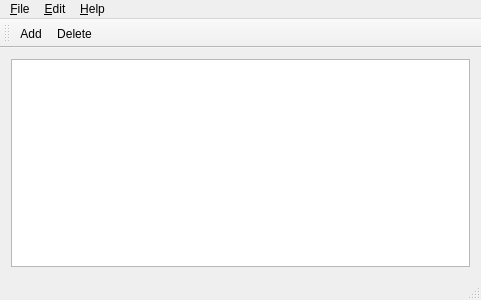
<?xml version="1.0" encoding="UTF-8"?>
<ui version="4.0">
 <class>SimpleDataEntryWindow</class>
 <widget class="QMainWindow" name="SimpleDataEntryWindow">
  <property name="geometry">
   <rect>
    <x>0</x>
    <y>0</y>
    <width>481</width>
    <height>300</height>
   </rect>
  </property>
  <property name="windowTitle">
   <string>SimpleDataEntryWindow</string>
  </property>
  <widget class="QWidget" name="centralWidget">
   <layout class="QGridLayout" name="gridLayout">
    <item row="0" column="0">
     <widget class="QTableWidget" name="tableWidget"/>
    </item>
   </layout>
  </widget>
  <widget class="QMenuBar" name="menuBar">
   <property name="geometry">
    <rect>
     <x>0</x>
     <y>0</y>
     <width>481</width>
     <height>21</height>
    </rect>
   </property>
   <widget class="QMenu" name="menu_File">
    <property name="title">
     <string>&amp;File</string>
    </property>
    <addaction name="action_New"/>
    <addaction name="separator"/>
    <addaction name="action_Quit"/>
   </widget>
   <widget class="QMenu" name="menuEdit">
    <property name="title">
     <string>&amp;Edit</string>
    </property>
    <addaction name="action_Add"/>
    <addaction name="action_Delete"/>
   </widget>
   <widget class="QMenu" name="menu_Help">
    <property name="title">
     <string>&amp;Help</string>
    </property>
    <addaction name="action_About"/>
   </widget>
   <addaction name="menu_File"/>
   <addaction name="menuEdit"/>
   <addaction name="menu_Help"/>
  </widget>
  <widget class="QToolBar" name="mainToolBar">
   <attribute name="toolBarArea">
    <enum>TopToolBarArea</enum>
   </attribute>
   <attribute name="toolBarBreak">
    <bool>false</bool>
   </attribute>
   <addaction name="action_Add"/>
   <addaction name="action_Delete"/>
  </widget>
  <widget class="QStatusBar" name="statusBar"/>
  <action name="action_New">
   <property name="text">
    <string>&amp;New...</string>
   </property>
  </action>
  <action name="action_Quit">
   <property name="text">
    <string>&amp;Quit</string>
   </property>
  </action>
  <action name="action_Add">
   <property name="text">
    <string>&amp;Add...</string>
   </property>
   <property name="shortcut">
    <string>Ctrl+A</string>
   </property>
  </action>
  <action name="action_Delete">
   <property name="text">
    <string>&amp;Delete...</string>
   </property>
   <property name="shortcut">
    <string>Ctrl+D</string>
   </property>
  </action>
  <action name="action_About">
   <property name="text">
    <string>A&amp;bout...</string>
   </property>
   <property name="statusTip">
    <string>About program</string>
   </property>
  </action>
 </widget>
 <layoutdefault spacing="6" margin="11"/>
 <resources/>
 <connections/>
</ui>
